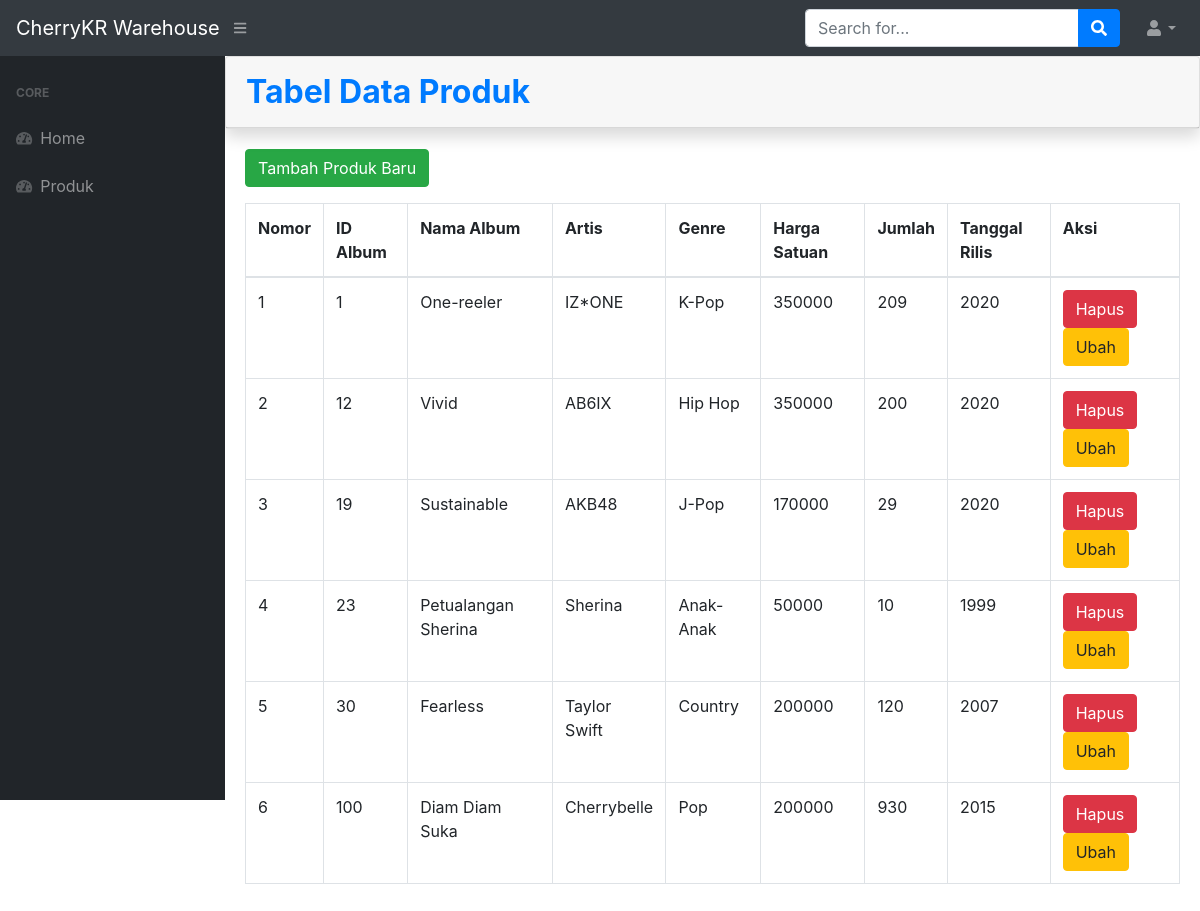
Page /dbuaswarehouse/dist/index.php?halaman=produk on the committed database.
### tables this page shows
CREATE TABLE `tbl_barang` (
  `id_album` int(11) NOT NULL,
  `nama_album` varchar(30) NOT NULL,
  `nama_artis` varchar(30) NOT NULL,
  `nama_genre` varchar(30) NOT NULL,
  `harga_satuan` int(11) NOT NULL,
  `jumlah_album` int(11) NOT NULL,
  `tahun_albun` int(11) NOT NULL
);

### dbuaswarehouse/dist/produk.php (the view, shortened to what this page needs)
<div class="card shadow mb-">
                        <div class="card-header py-3">
                            <h2 class="m-0 font-weight-bold text-primary">Tabel Data Produk</h2>
                        </div>
</div>
                        <div class="card-body">
                            <div class="table-responsive">
                                <table class="table table-bordered" id="dataTable" width="100%" cellspacing="0">
        <tr>
            <th>Nomor</th>
            <th>ID Album</th>
            <th>Nama Album</th>
            <th>Artis</th>
            <th>Genre</th>
            <th>Harga Satuan</th>
            <th>Jumlah</th>
            <th>Tanggal Rilis</th>
            <th>Aksi</th>
        </tr>
                                    <tbody>
    <?php $nomor=1; ?>
    <?php $ambil=$koneksi->query("SELECT * FROM tbl_barang"); ?>
    <?php while($pecah=$ambil->fetch_assoc()){ ?>
        <tr>
            <td><?php echo $nomor; ?></td>
            <td><?php echo $pecah['id_album']; ?></td>
            <td><?php echo $pecah['nama_album']; ?></td>
            <td><?php echo $pecah['nama_artis']; ?></td>
            <td><?php echo $pecah['nama_genre']; ?></td>
            <td><?php echo $pecah['harga_satuan']; ?></td>
            <td><?php echo $pecah['jumlah_album']; ?></td>
            <td><?php echo $pecah['tahun_albun']; ?></td>
            <td>
            <a href="index.php?halaman=hapusproduk&id=<?php echo $pecah['id_album'];?>"class="btn-danger btn">Hapus</a>
            <a href="index.php?halaman=updateproduk&id=<?php echo $pecah['id_album'];?>"class="btn btn-warning">Ubah</a>
            </td>
        </tr>
        <?php $nomor++; ?>
        <?php } ?>
        <div class="panel-body ">
    <p>
        <a class="btn btn-success" href="index.php?halaman=tambahproduk">Tambah Produk Baru</a>    </p>
                        </div>
</div>
                            </div>
                        </div>
                    </div>

### dbuaswarehouse/dist/index.PHP (shortened to what this page needs)
<?php
$koneksi = new mysqli("localhost","root","","dbuaswarehouse");
?>
<!DOCTYPE html>
<html lang="en">
    <head>
        <link href="css/styles.css" rel="stylesheet" />
        <link href="https://cdn.datatables.net/1.10.20/css/dataTables.bootstrap4.min.css" rel="stylesheet" />
    </head>
    <body class="sb-nav-fixed">
        <nav class="sb-topnav navbar navbar-expand navbar-dark bg-dark">
            <a class="navbar-brand" href="index.php">CherryKR Warehouse</a>
            <button class="btn btn-link btn-sm order-1 order-lg-0" id="sidebarToggle" href="#"><i class="fas fa-bars"></i></button>
            <form class="d-none d-md-inline-block form-inline ml-auto mr-0 mr-md-3 my-2 my-md-0">
                <div class="input-group">
                    <input class="form-control" type="text" placeholder="Search for..." aria-label="Search" aria-describedby="basic-addon2" />
                    <div class="input-group-append">
                        <button class="btn btn-primary" type="button"><i class="fas fa-search"></i></button>
                    </div>
                </div>
            </form>
            <ul class="navbar-nav ml-auto ml-md-0">
                <li class="nav-item dropdown">
                    <a class="nav-link dropdown-toggle" id="userDropdown" href="#" role="button" data-toggle="dropdown" aria-haspopup="true" aria-expanded="false"><i class="fas fa-user fa-fw"></i></a>
                </li>
            </ul>
        </nav>
        <div id="layoutSidenav">
            <div id="layoutSidenav_nav">
                <nav class="sb-sidenav accordion sb-sidenav-dark" id="sidenavAccordion">
                    <div class="sb-sidenav-menu">
                        <div class="nav">
                            <div class="sb-sidenav-menu-heading">Core</div>
                            <a class="nav-link" href="index.php">
                                <div class="sb-nav-link-icon"><i class="fas fa-tachometer-alt"></i></div>
                                Home
                            </a>
                            <a class="nav-link" href="index.php?halaman=produk">
                                <div class="sb-nav-link-icon"><i class="fas fa-tachometer-alt"></i></div>
                                Produk
                            </a>
                </nav>
            </div>
            <div id="layoutSidenav_content">
                <main>
                    <?php
                    if (isset($_GET['halaman']))
                    {
                        if ($_GET['halaman']=="produk")
                        {
                            include 'produk.php';
                        }
                        elseif ($_GET['halaman']=="tambahproduk")
                        {
                            include 'tambahproduk.php';
                        }
                        elseif ($_GET['halaman']=="hapusproduk")
                        {
                            include 'hapusproduk.php';
                        }
                        elseif ($_GET['halaman']=="updateproduk")
                        {
                            include 'updateproduk.php';
                        }
                    }else
                    {
                        include 'home.php';
                    }
                    ?>

### rows in the picture
tbl_barang: id_album "1", nama_album "One-reeler", nama_artis "IZ*ONE", nama_genre "K-Pop", harga_satuan "350000", jumlah_album "209", tahun_albun "2020"
tbl_barang: id_album "12", nama_album "Vivid", nama_artis "AB6IX", nama_genre "Hip Hop", harga_satuan "350000", jumlah_album "200", tahun_albun "2020"
tbl_barang: id_album "19", nama_album "Sustainable", nama_artis "AKB48", nama_genre "J-Pop", harga_satuan "170000", jumlah_album "29", tahun_albun "2020"
tbl_barang: id_album "23", nama_album "Petualangan Sherina", nama_artis "Sherina", nama_genre "Anak-Anak", harga_satuan "50000", jumlah_album "10", tahun_albun "1999"
tbl_barang: id_album "30", nama_album "Fearless", nama_artis "Taylor Swift", nama_genre "Country", harga_satuan "200000", jumlah_album "120", tahun_albun "2007"
tbl_barang: id_album "100", nama_album "Diam Diam Suka", nama_artis "Cherrybelle", nama_genre "Pop", harga_satuan "200000", jumlah_album "930", tahun_albun "2015"
